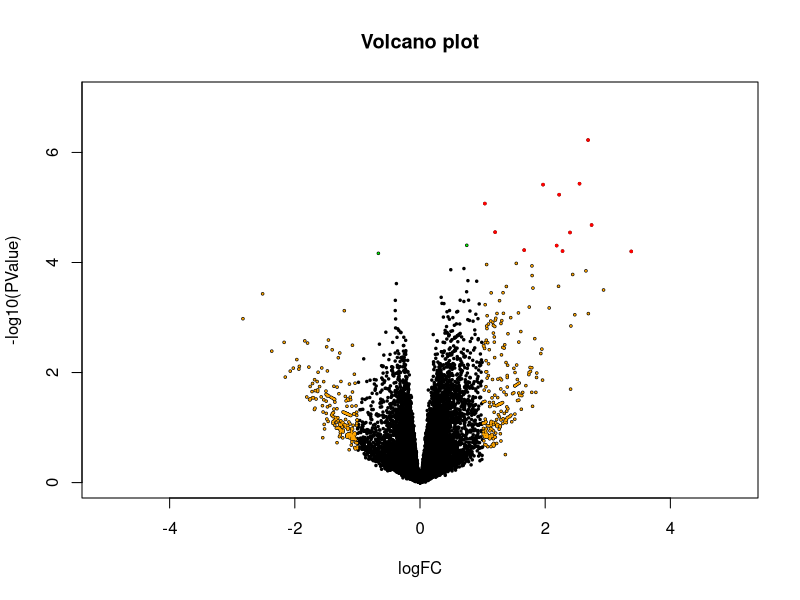

The R script that drew this image:
#if (!requireNamespace("BiocManager", quietly = TRUE))
#    install.packages("BiocManager")
#BiocManager::install("edgeR")

library(edgeR)

count <- read.csv("count_table.csv", header=T, row.names=1)
group <- factor(c(rep("A", 17), rep("B", 19)))

design <- model.matrix(~ group)

d <- DGEList(counts = count, group = group)
d <- calcNormFactors(d)
d <- estimateDisp(d, design)
fit <- glmFit(d, design)
lrt <- glmLRT(fit, coef = 2)

table <- as.data.frame(topTags(lrt, n=nrow(count)))
write.table(table, file = "dge_result.csv", col.names=T, row.names=T, sep=",")

# Volcano plot
pdf(file="dge_volcano_plot.pdf", height=as.integer(5), width=as.integer(7))

with(table, plot(logFC, -log10(PValue), pch=20, main="Volcano plot", cex=.5, xlim=c(-5,5), ylim=c(0,7), xaxt="n", yaxt="n", col="black"))

axis(side=1, at=c(-4,-2,0,2,4))
axis(side=2, at=c(0,2,4,6,8))

with(subset(table, FDR<.1 ), points(logFC, -log10(PValue), pch=20, cex=.25, col="green"))
with(subset(table, abs(logFC)>1), points(logFC, -log10(PValue), pch=20, cex=.25, col="orange"))
with(subset(table, FDR<.1 & abs(logFC)>1), points(logFC, -log10(PValue), pch=20, cex=.5, col="red"))

dev.off()
